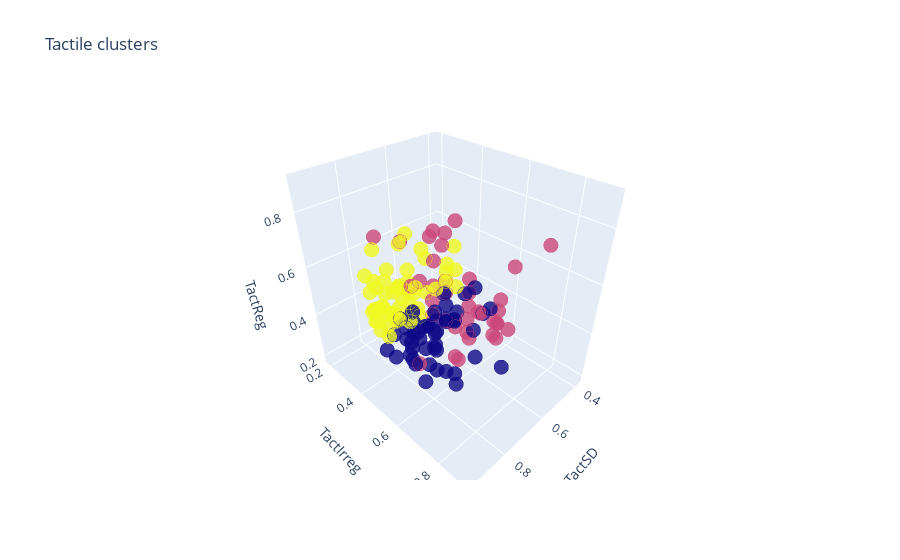

Write notebook code for a chart like this one.
### Code cell
color_map  = {0: 'mediumblue', 1: 'yellow', 2: 'palevioletred'}
df_tact['colors'] = df_tact['labels'].map(color_map)

trace=go.Scatter3d(x=df_tact['TactSD'], y=df_tact['TactIrreg'], z=df_tact['TactReg'], 
                   mode='markers', 
                   marker=dict(color=df_tact['labels'], size=5, line=dict(color=df_tact['labels'], width=12), opacity=0.8))

data=[trace]
layout=go.Layout(title='Tactile clusters', scene=dict(xaxis=dict(title='TactSD'),
                                             yaxis=dict(title='TactIrreg'),
                                             zaxis=dict(title='TactReg')))
fig=go.Figure(data=data, layout=layout)
py.offline.iplot(fig)
plt.show()

### Figure 1 — Plotly figure (JSON) as saved in the notebook; plotly's stock layout.template omitted (floating-point values rounded to 4 significant figures; data arrays with more than 128 entries replaced by an {"elided": "..."} marker saying what was removed)
{"data": [{"marker": {"color": {"elided": "141 int values"}, "line": {"color": {"elided": "141 int values"}, "width": 12}, "opacity": 0.8, "size": 5}, "mode": "markers", "type": "scatter3d", "x": {"elided": "141 float values"}, "y": {"elided": "141 float values"}, "z": {"elided": "141 float values"}}], "layout": {"scene": {"xaxis": {"title": {"text": "TactSD"}}, "yaxis": {"title": {"text": "TactIrreg"}}, "zaxis": {"title": {"text": "TactReg"}}}, "title": {"text": "Tactile clusters"}}}
